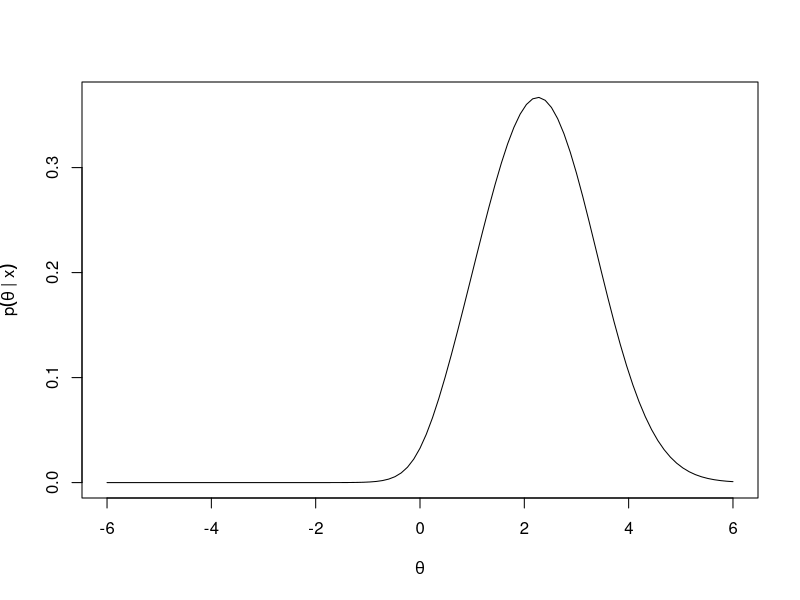
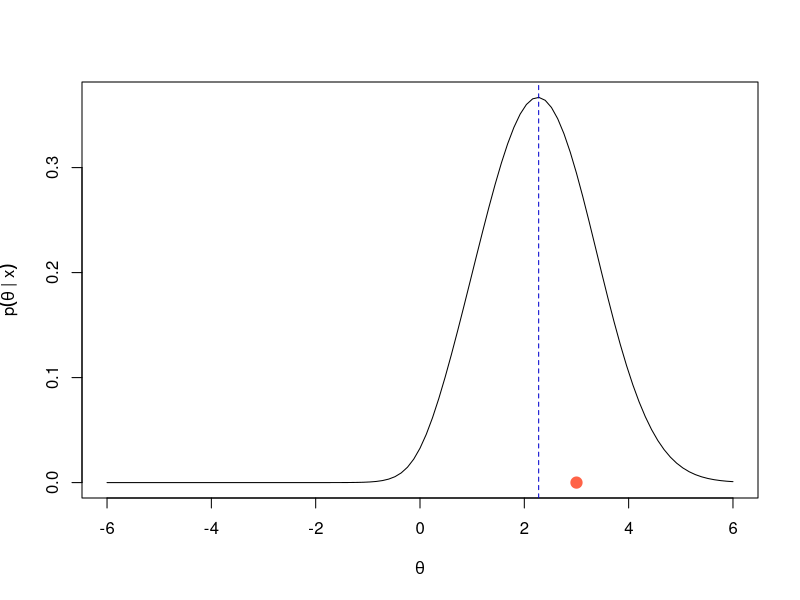

Source code (R) for these figures, in order:
## ---- chunk 1
knitr::opts_chunk$set(echo = TRUE, fig.width=6, fig.height=5)
## ---- chunk 2
x <- 3
## ---- chunk 3
m <- 100000  # number of simulated values
thetas <- rcauchy(n=m, location=0, scale=1)
aux1 <- dnorm(x=x, mean=thetas, sd=1)
C <- mean(aux1)
C
## ---- chunk 4
posterior <- function(theta) 
  dnorm(x=x, mean=theta, sd=1) * dcauchy(x=theta, location=0, scale=1) / C
## ---- chunk 5
curve(posterior, from=-6, to=6, 
      xlab=expression(theta), ylab=expression(p(theta ~ "| x")))
## ---- chunk 6
aux2 <- thetas * dnorm(x=x, mean=thetas, sd=1)
num <- mean(aux2)
num/C                # To obtain the posterior mean
## ---- chunk 7
curve(posterior, from=-6, to=6, 
      xlab=expression(theta), ylab=expression(p(theta ~ "| x")))
points(x=x, y=0, pch=19, col='tomato', cex=1.5)
abline(v=num/C, lty='dashed', col='blue3')
